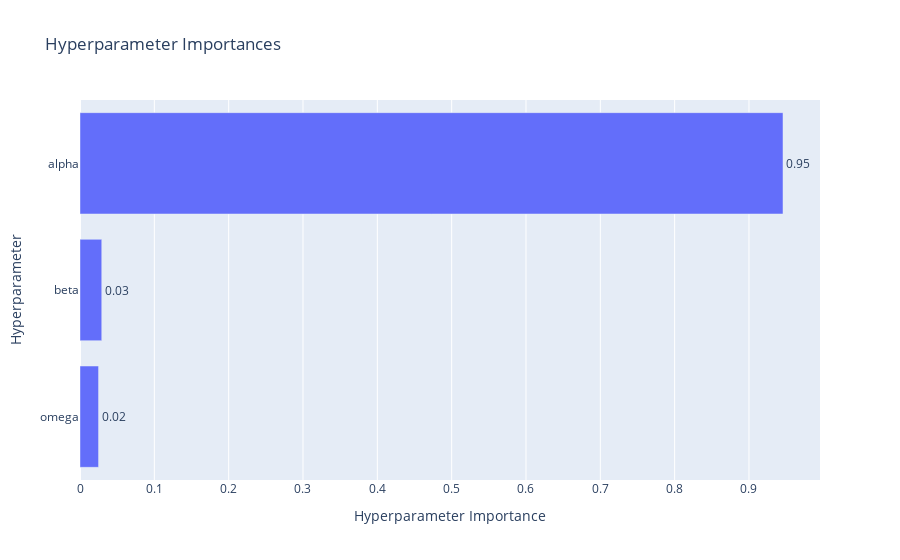
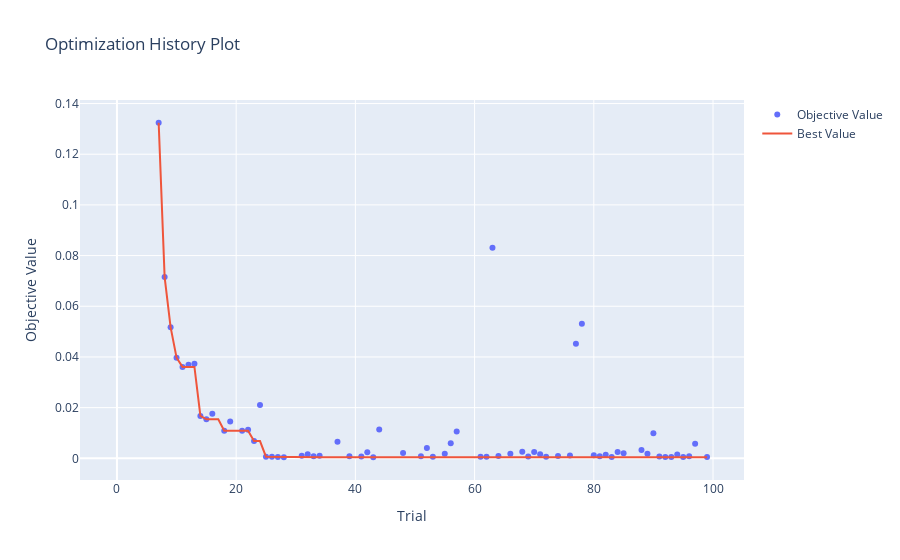
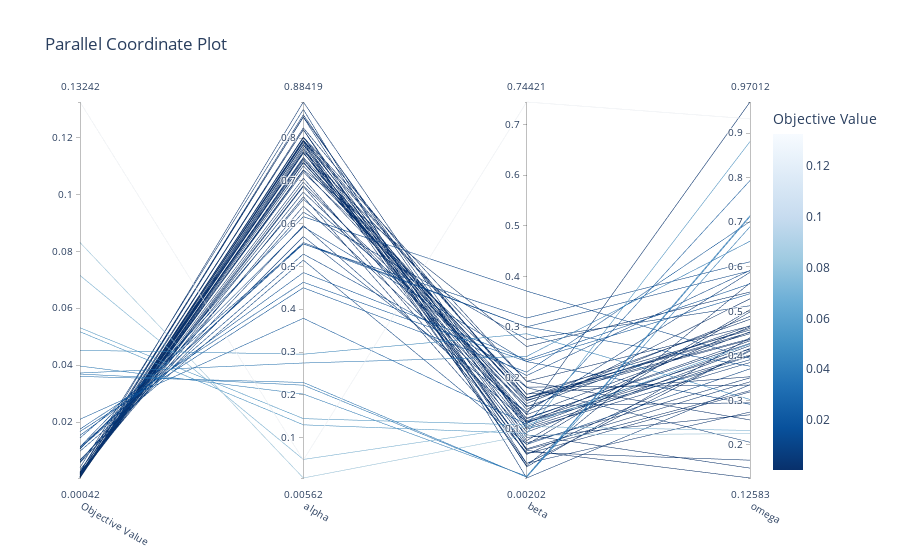
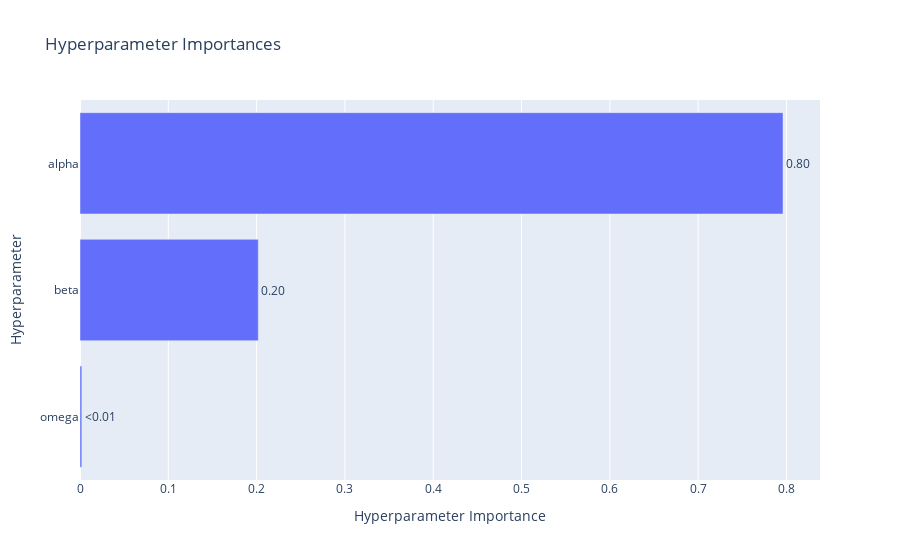

Notebook code for these charts, in order:
### Code cell
import optuna
import numpy as np
import warnings
from scipy.optimize import minimize
import pyscf
from pyscf import gto, scf, dft
from decimal import Decimal
class EnergyGetter():
    def __init__(self, mol2, alpha=0.8, beta=0.2, omega=0.4, basis='cc-pvtz'):
        super(EnergyGetter, self).__init__()
        self.mol2 = mol2
        self.alpha = alpha
        self.beta = beta
        self.omega = omega
        self.xyz = self._mol2_to_xyz()
        self.basis = basis
        
    def _mol2_to_xyz(self):
        xyz_lines = []
        with open(self.mol2, 'r') as f:
            lines = f.readlines()
        atom_section = False
        for line in lines:
            if line.startswith('@<TRIPOS>ATOM'):
                atom_section = True
                continue
            elif line.startswith('@<TRIPOS>'):
                atom_section = False
                continue
            if atom_section and line.strip():
                parts = line.split()
                if len(parts) >= 6: 
                    atom_symbol = parts[1][:2].title()
                    x, y, z = parts[2:5] 
                    xyz_lines.append(f"{atom_symbol} {x} {y} {z}")
        return xyz_lines
        
    @staticmethod
    def create_tunable_b3lyp(xc_alpha=0.19, xc_beta=0.46, xc_omega=0.33, lda_frac=0.3, lyp_frac=0.81, vwn_frac=0.19):
    # Verify exchange part sums to 1
        total_x = xc_alpha + xc_beta + lda_frac
        xc_str = f'RSH({Decimal(str(xc_omega))},{Decimal(str(xc_alpha))},-{Decimal(str(xc_beta))}) + LDA*{Decimal(str(lda_frac))}, LYP*{Decimal(str(lyp_frac))} + VWN*{Decimal(str(vwn_frac))}'
        return xc_str
        
    def calculate_energy(self, charge, spin):
        mol = gto.M(
            atom=self.xyz,
            basis=self.basis,
            charge=charge,
            spin=spin,
        )
        xcf = self.create_tunable_b3lyp(xc_alpha=self.alpha, xc_beta=self.beta, xc_omega=self.omega)
        if charge == 0 and spin == 0:
            mf = scf.RKS(mol)
            mf.xc = xcf
            mf.verbose = 0
            mf.kernel()
            nocc = mol.nelectron // 2
            mo_energy_alpha = mf.mo_energy
            homo = mo_energy_alpha[nocc-1]
            lumo = mo_energy_alpha[nocc]
        else:
            mf = scf.UKS(mol)
            mf.xc = xcf
            mf.verbose = 0
            mf.kernel()
            mo_energy_alpha = mf.mo_energy[0]
            mo_energy_beta = mf.mo_energy[1]
            nocc_alpha = (mol.nelectron + mol.spin) // 2
            nocc_beta = (mol.nelectron - mol.spin) // 2
            
            homo_alpha = mo_energy_alpha[nocc_alpha-1]
            lumo_alpha = mo_energy_alpha[nocc_alpha]
            homo_beta = mo_energy_beta[nocc_beta-1]
            lumo_beta = mo_energy_beta[nocc_beta]
            
            homo = max(homo_alpha, homo_beta)
            lumo = min(lumo_alpha, lumo_beta)
            
        return mf.e_tot, homo, lumo
        
    def get_j_function(self):
        try:
            E_N, E_homo, E_lumo = self.calculate_energy(charge=0, spin=0)
            E_N_plus_1, E_homo_plus_1, E_lumo_plus_1 = self.calculate_energy(charge=-1, spin=1)
            E_N_minus_1, E_homo_minus_1, E_lumo_minus_1 = self.calculate_energy(charge=1, spin=1)
            J_N = abs(E_homo + E_N_minus_1 - E_N)
            J_N_plus_1 = abs(E_homo_plus_1 + E_N - E_N_plus_1)
            J = J_N**2 + J_N_plus_1**2
            return J
        except Exception as e:
            warnings.warn(f"计算J函数失败: {e}")
            return float('inf')
    
    def optimize_with_optuna(self, n_trials=100, study_name=None, storage=None):
        """
        使用Optuna优化参数
        """
        def objective(trial):
            # 建议参数值
            alpha = trial.suggest_float('alpha', 0.0, 1.0)
            beta = trial.suggest_float('beta', 0.0, 1.0)
            omega = trial.suggest_float('omega', 0,1.0)
            
            # 约束条件: alpha + beta <= 1
            if alpha + beta > 1.0:
                return float('inf')
            
            # 更新参数
            self.alpha = alpha
            self.beta = beta
            self.omega = omega
            
            # 计算目标函数
            J = self.get_j_function()
            
            # 记录参数和结果
            trial.set_user_attr('alpha', alpha)
            trial.set_user_attr('beta', beta)
            trial.set_user_attr('omega', omega)
            
            return J
        
        # 创建或加载研究
        if study_name and storage:
            study = optuna.create_study(
                study_name=study_name,
                storage=storage,
                load_if_exists=True,
                direction='minimize'
            )
        else:
            study = optuna.create_study(direction='minimize')
        
        # 执行优化
        study.optimize(objective, n_trials=n_trials)
        
        # 获取最佳参数
        best_params = study.best_params
        best_value = study.best_value
        
        # 更新实例参数
        self.alpha = best_params['alpha']
        self.beta = best_params['beta']
        self.omega = best_params['omega']
        
        return study, best_params, best_value
    
    def optimize_with_optuna_advanced(self, n_trials=100, timeout=None, 
                                    pruner=optuna.pruners.HyperbandPruner(),
                                    sampler=optuna.samplers.TPESampler()):
        """
        高级Optuna优化，包含更多配置选项
        """
        def objective(trial):
            # 使用不同的建议策略
            alpha = trial.suggest_float('alpha', 0.0, 1.0)
            beta = trial.suggest_float('beta', 0.0, 1.0)
            omega = trial.suggest_float('omega', 0.0, 1.0)
            
            # 约束条件
            if alpha + beta > 1.0:
                return float('inf')
            
            # 更新参数
            self.alpha = alpha
            self.beta = beta
            self.omega = omega
            
            # 计算目标函数
            J = self.get_j_function()
            
            # 如果J是无穷大，提前终止这个试验
            if np.isinf(J):
                raise optuna.TrialPruned()
            
            return J
        
        # 创建研究
        study = optuna.create_study(
            direction='minimize',
            sampler=sampler,
            pruner=pruner
        )
        
        # 执行优化
        study.optimize(objective, n_trials=n_trials, timeout=timeout)
        
        # 获取最佳参数
        best_params = study.best_params
        best_value = study.best_value
        
        # 更新实例参数
        self.alpha = best_params['alpha']
        self.beta = best_params['beta']
        self.omega = best_params['omega']
        
        return study, best_params, best_value
    
    def visualize_optimization(self, study):
        """
        可视化优化结果
        """
        try:
            # 参数重要性
            fig1 = optuna.visualization.plot_param_importances(study)
            fig1.show()
            
            # 优化历史
            fig2 = optuna.visualization.plot_optimization_history(study)
            fig2.show()
            
            # 参数关系
            fig3 = optuna.visualization.plot_parallel_coordinate(study)
            fig3.show()
            
        except Exception as e:
            print(f"可视化失败: {e}")


# 使用示例
if __name__ == '__main__':
    mol2 = '/Users/jiaoyuan/Documents/GitHub/ADOPTXC/module/net.mol2'
    energy_getter = EnergyGetter(mol2)
    
    print("开始Optuna优化...")
    
    # 基本优化
    study, best_params, best_value = energy_getter.optimize_with_optuna(
        n_trials=100  # 可以根据需要调整试验次数
    )
    
    print(f"优化完成!")
    print(f"最佳参数: alpha={best_params['alpha']:.4f}, beta={best_params['beta']:.4f}, omega={best_params['omega']:.4f}")
    print(f"最小J值: {best_value:.6f}")
    
    # 可视化结果
    energy_getter.visualize_optimization(study)
    
    # 高级优化示例 (取消注释以使用)
   
    print("开始高级Optuna优化...")
    study_advanced, best_params_advanced, best_value_advanced = energy_getter.optimize_with_optuna_advanced(
        n_trials=100,
        timeout=3600,  # 1小时超时
        pruner=optuna.pruners.HyperbandPruner(),
        sampler=optuna.samplers.TPESampler(seed=42)
    )
    energy_getter.visualize_optimization(study_advanced)
    print(f"高级优化完成!")
    print(f"最佳参数: alpha={best_params_advanced['alpha']:.4f}, beta={best_params_advanced['beta']:.4f}, omega={best_params_advanced['omega']:.4f}")
    print(f"最小J值: {best_value_advanced:.6f}")

### Figure 1 — Plotly figure (JSON) as saved in the notebook; plotly's stock layout.template omitted (floating-point values rounded to 4 significant figures)
{"data": [{"cliponaxis": false, "hovertemplate": ["omega (FloatDistribution): 0.024971204139703797<extra></extra>", "beta (FloatDistribution): 0.02926584245175212<extra></extra>", "alpha (FloatDistribution): 0.9457629534085441<extra></extra>"], "name": "Objective Value", "orientation": "h", "text": ["0.02", "0.03", "0.95"], "textposition": "outside", "type": "bar", "x": [0.02497, 0.02927, 0.9458], "y": ["omega", "beta", "alpha"]}], "layout": {"title": {"text": "Hyperparameter Importances"}, "xaxis": {"title": {"text": "Hyperparameter Importance"}}, "yaxis": {"title": {"text": "Hyperparameter"}}}}

### Figure 2 — Plotly figure (JSON) as saved in the notebook; plotly's stock layout.template omitted (floating-point values rounded to 4 significant figures)
{"data": [{"mode": "markers", "name": "Objective Value", "type": "scatter", "x": [0, 1, 2, 3, 4, 5, 6, 7, 8, 9, 10, 11, 12, 13, 14, 15, 16, 17, 18, 19, 20, 21, 22, 23, 24, 25, 26, 27, 28, 29, 30, 31, 32, 33, 34, 35, 36, 37, 38, 39, 40, 41, 42, 43, 44, 45, 46, 47, 48, 49, 50, 51, 52, 53, 54, 55, 56, 57, 58, 59, 60, 61, 62, 63, 64, 65, 66, 67, 68, 69, 70, 71, 72, 73, 74, 75, 76, 77, 78, 79, 80, 81, 82, 83, 84, 85, 86, 87, 88, 89, 90, 91, 92, 93, 94, 95, 96, 97, 98, 99], "y": [null, null, null, null, null, null, null, 0.1324, 0.07152, 0.05177, 0.03972, 0.03607, 0.03691, 0.03728, 0.01673, 0.01538, 0.01757, null, 0.01088, 0.01449, null, 0.01089, 0.01127, 0.006805, 0.02103, 0.0006484, 0.0005991, 0.0005273, 0.0004193, null, null, 0.00104, 0.001561, 0.0008033, 0.001035, null, null, 0.006513, null, 0.0007803, null, 0.0007192, 0.002376, 0.0004178, 0.01136, null, null, null, 0.002141, null, null, 0.0007814, 0.004088, 0.0006399, null, 0.001763, 0.005984, 0.01061, null, null, null, 0.0005928, 0.0006087, 0.08309, 0.0008667, null, 0.001828, null, 0.00263, 0.0006735, 0.002483, 0.001639, 0.0006188, null, 0.000919, null, 0.001102, 0.04525, 0.05314, null, 0.001173, 0.0008082, 0.001377, 0.000546, 0.00252, 0.002019, null, null, 0.003311, 0.001819, 0.009839, 0.0007069, 0.000526, 0.000537, 0.001455, 0.0005095, 0.0008, 0.005793, null, 0.0005292]}, {"mode": "lines", "name": "Best Value", "type": "scatter", "x": [0, 1, 2, 3, 4, 5, 6, 7, 8, 9, 10, 11, 12, 13, 14, 15, 16, 17, 18, 19, 20, 21, 22, 23, 24, 25, 26, 27, 28, 29, 30, 31, 32, 33, 34, 35, 36, 37, 38, 39, 40, 41, 42, 43, 44, 45, 46, 47, 48, 49, 50, 51, 52, 53, 54, 55, 56, 57, 58, 59, 60, 61, 62, 63, 64, 65, 66, 67, 68, 69, 70, 71, 72, 73, 74, 75, 76, 77, 78, 79, 80, 81, 82, 83, 84, 85, 86, 87, 88, 89, 90, 91, 92, 93, 94, 95, 96, 97, 98, 99], "y": [null, null, null, null, null, null, null, 0.1324, 0.07152, 0.05177, 0.03972, 0.03607, 0.03607, 0.03607, 0.01673, 0.01538, 0.01538, 0.01538, 0.01088, 0.01088, 0.01088, 0.01088, 0.01088, 0.006805, 0.006805, 0.0006484, 0.0005991, 0.0005273, 0.0004193, 0.0004193, 0.0004193, 0.0004193, 0.0004193, 0.0004193, 0.0004193, 0.0004193, 0.0004193, 0.0004193, 0.0004193, 0.0004193, 0.0004193, 0.0004193, 0.0004193, 0.0004178, 0.0004178, 0.0004178, 0.0004178, 0.0004178, 0.0004178, 0.0004178, 0.0004178, 0.0004178, 0.0004178, 0.0004178, 0.0004178, 0.0004178, 0.0004178, 0.0004178, 0.0004178, 0.0004178, 0.0004178, 0.0004178, 0.0004178, 0.0004178, 0.0004178, 0.0004178, 0.0004178, 0.0004178, 0.0004178, 0.0004178, 0.0004178, 0.0004178, 0.0004178, 0.0004178, 0.0004178, 0.0004178, 0.0004178, 0.0004178, 0.0004178, 0.0004178, 0.0004178, 0.0004178, 0.0004178, 0.0004178, 0.0004178, 0.0004178, 0.0004178, 0.0004178, 0.0004178, 0.0004178, 0.0004178, 0.0004178, 0.0004178, 0.0004178, 0.0004178, 0.0004178, 0.0004178, 0.0004178, 0.0004178, 0.0004178]}, {"marker": {"color": "#cccccc"}, "mode": "markers", "name": "Infeasible Trial", "showlegend": false, "type": "scatter", "x": [], "y": []}], "layout": {"title": {"text": "Optimization History Plot"}, "xaxis": {"title": {"text": "Trial"}}, "yaxis": {"title": {"text": "Objective Value"}}}}

### Figure 3 — Plotly figure (JSON) as saved in the notebook; plotly's stock layout.template omitted (floating-point values rounded to 4 significant figures)
{"data": [{"dimensions": [{"label": "Objective Value", "range": [0.0004178, 0.1324], "values": [0.1324, 0.07152, 0.05177, 0.03972, 0.03607, 0.03691, 0.03728, 0.01673, 0.01538, 0.01757, 0.01088, 0.01449, 0.01089, 0.01127, 0.006805, 0.02103, 0.0006484, 0.0005991, 0.0005273, 0.0004193, 0.00104, 0.001561, 0.0008033, 0.001035, 0.006513, 0.0007803, 0.0007192, 0.002376, 0.0004178, 0.01136, 0.002141, 0.0007814, 0.004088, 0.0006399, 0.001763, 0.005984, 0.01061, 0.0005928, 0.0006087, 0.08309, 0.0008667, 0.001828, 0.00263, 0.0006735, 0.002483, 0.001639, 0.0006188, 0.000919, 0.001102, 0.04525, 0.05314, 0.001173, 0.0008082, 0.001377, 0.000546, 0.00252, 0.002019, 0.003311, 0.001819, 0.009839, 0.0007069, 0.000526, 0.000537, 0.001455, 0.0005095, 0.0008, 0.005793, 0.0005292]}, {"label": "alpha", "range": [0.005624, 0.8842], "values": [0.04752, 0.04902, 0.1299, 0.2017, 0.2289, 0.2225, 0.2744, 0.4501, 0.4855, 0.463, 0.5289, 0.553, 0.5558, 0.5524, 0.5697, 0.3788, 0.7514, 0.7645, 0.774, 0.7952, 0.7349, 0.8543, 0.7419, 0.8197, 0.6268, 0.784, 0.7838, 0.6628, 0.8005, 0.6162, 0.6888, 0.7785, 0.8668, 0.8024, 0.7258, 0.6568, 0.5927, 0.7667, 0.7522, 0.005624, 0.7742, 0.7061, 0.6408, 0.7549, 0.8487, 0.6971, 0.7695, 0.8019, 0.7244, 0.2949, 0.1443, 0.7897, 0.7479, 0.6867, 0.7667, 0.8842, 0.7203, 0.6738, 0.8192, 0.5147, 0.7436, 0.7935, 0.7949, 0.8498, 0.7853, 0.7923, 0.5954, 0.8238]}, {"label": "beta", "range": [0.002022, 0.7442], "values": [0.7442, 0.1036, 0.0902, 0.005478, 0.00365, 0.003923, 0.242, 0.2109, 0.2355, 0.232, 0.2042, 0.3003, 0.3004, 0.3177, 0.1323, 0.1083, 0.127, 0.1557, 0.1096, 0.167, 0.1603, 0.08204, 0.149, 0.05659, 0.2756, 0.04958, 0.0579, 0.05269, 0.1677, 0.371, 0.1543, 0.04843, 0.002022, 0.1929, 0.2615, 0.1805, 0.2317, 0.07137, 0.09257, 0.08641, 0.0305, 0.08715, 0.1283, 0.1596, 0.03104, 0.1204, 0.1929, 0.07578, 0.1426, 0.2868, 0.1066, 0.02621, 0.1603, 0.06798, 0.1011, 0.09825, 0.1813, 0.1447, 0.02396, 0.0682, 0.1374, 0.119, 0.1149, 0.1037, 0.1129, 0.05955, 0.1117, 0.1593]}, {"label": "omega", "range": [0.1258, 0.9701], "values": [0.9322, 0.2326, 0.8812, 0.7151, 0.7126, 0.69, 0.6575, 0.7017, 0.5618, 0.5396, 0.592, 0.3769, 0.591, 0.6114, 0.5876, 0.7938, 0.4541, 0.4366, 0.4653, 0.4583, 0.4498, 0.2678, 0.4888, 0.1258, 0.5126, 0.3191, 0.322, 0.1658, 0.3533, 0.3947, 0.4617, 0.4105, 0.3354, 0.2562, 0.5434, 0.2061, 0.2914, 0.3508, 0.4167, 0.2256, 0.413, 0.148, 0.9701, 0.4822, 0.2739, 0.4281, 0.4669, 0.5037, 0.4678, 0.3022, 0.4266, 0.5637, 0.4529, 0.4988, 0.3992, 0.3852, 0.3344, 0.2947, 0.4409, 0.3709, 0.5282, 0.4338, 0.4152, 0.4229, 0.4006, 0.3419, 0.3914, 0.4385]}], "labelangle": 30, "labelside": "bottom", "line": {"color": [0.1324, 0.07152, 0.05177, 0.03972, 0.03607, 0.03691, 0.03728, 0.01673, 0.01538, 0.01757, 0.01088, 0.01449, 0.01089, 0.01127, 0.006805, 0.02103, 0.0006484, 0.0005991, 0.0005273, 0.0004193, 0.00104, 0.001561, 0.0008033, 0.001035, 0.006513, 0.0007803, 0.0007192, 0.002376, 0.0004178, 0.01136, 0.002141, 0.0007814, 0.004088, 0.0006399, 0.001763, 0.005984, 0.01061, 0.0005928, 0.0006087, 0.08309, 0.0008667, 0.001828, 0.00263, 0.0006735, 0.002483, 0.001639, 0.0006188, 0.000919, 0.001102, 0.04525, 0.05314, 0.001173, 0.0008082, 0.001377, 0.000546, 0.00252, 0.002019, 0.003311, 0.001819, 0.009839, 0.0007069, 0.000526, 0.000537, 0.001455, 0.0005095, 0.0008, 0.005793, 0.0005292], "colorbar": {"title": {"text": "Objective Value"}}, "colorscale": [[0, "rgb(247,251,255)"], [0.125, "rgb(222,235,247)"], [0.25, "rgb(198,219,239)"], [0.375, "rgb(158,202,225)"], [0.5, "rgb(107,174,214)"], [0.625, "rgb(66,146,198)"], [0.75, "rgb(33,113,181)"], [0.875, "rgb(8,81,156)"], [1, "rgb(8,48,107)"]], "reversescale": true, "showscale": true}, "type": "parcoords"}], "layout": {"title": {"text": "Parallel Coordinate Plot"}}}

### Figure 4 — Plotly figure (JSON) as saved in the notebook; plotly's stock layout.template omitted (floating-point values rounded to 4 significant figures)
{"data": [{"cliponaxis": false, "hovertemplate": ["omega (FloatDistribution): 0.0020671963568340388<extra></extra>", "beta (FloatDistribution): 0.20187916156785807<extra></extra>", "alpha (FloatDistribution): 0.7960536420753079<extra></extra>"], "name": "Objective Value", "orientation": "h", "text": ["<0.01", "0.20", "0.80"], "textposition": "outside", "type": "bar", "x": [0.002067, 0.2019, 0.7961], "y": ["omega", "beta", "alpha"]}], "layout": {"title": {"text": "Hyperparameter Importances"}, "xaxis": {"title": {"text": "Hyperparameter Importance"}}, "yaxis": {"title": {"text": "Hyperparameter"}}}}
